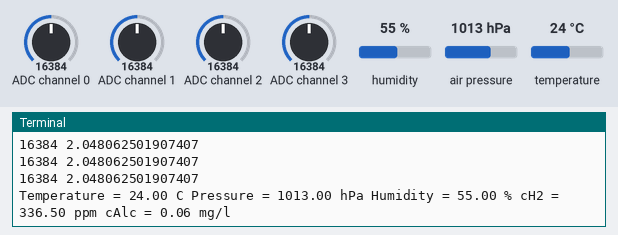
Simulated run of this program. Board: Raspberry Pi (BCM pin numbers). Shown: the last lines printed to the terminal. The inputs (shaded band) are chosen by the test bench; at power-on: humidity 55 %, ADC channel 0 = 16384, ADC channel 1 = 16384, ADC channel 2 = 16384, ADC channel 3 = 16384, air pressure 1013 hPa, temperature 24 °C (analog values on the 0–32767 scale). The clock reads 2024-03-15 10:24:30 at power-on unless the program sets it; files the program writes start out absent.

Above: at 1.2 s.
1.3 s: humidity set to 22 %
At 2.6 s:
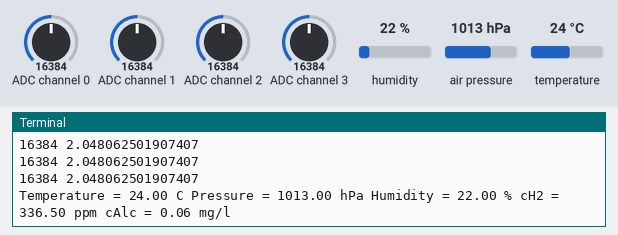
2.8 s: ADC channel 0 set to 22936
At 4.0 s:
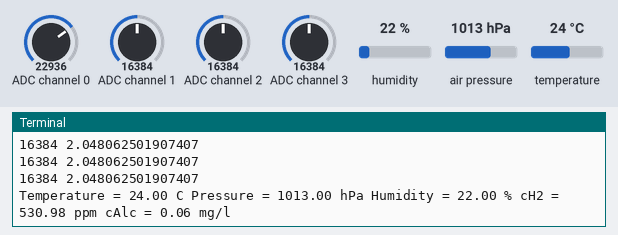
4.3 s: ADC channel 1 set to 22936
At 5.7 s:
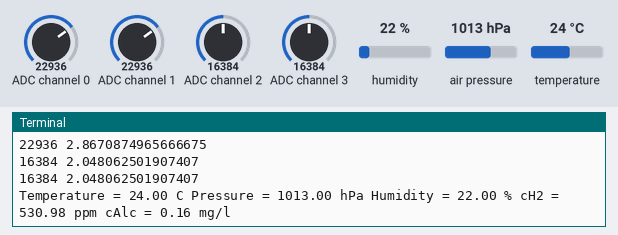
5.8 s: ADC channel 2 set to 9830
At 6.8 s:
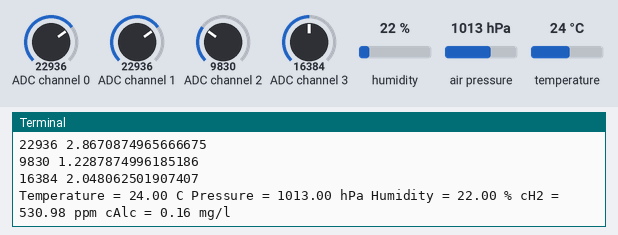
7.3 s: ADC channel 3 set to 31783
At 8.2 s:
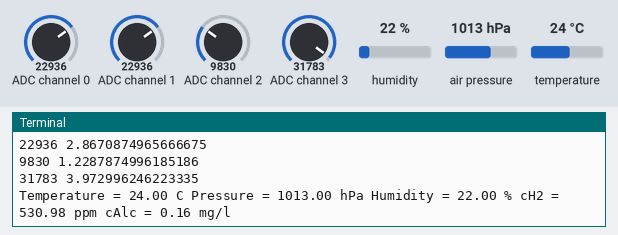
8.8 s: air pressure set to 952 hPa
At 10.0 s:
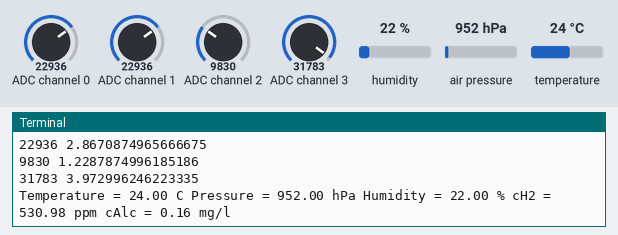
Timing chart, 0 to 11.3 s (numbered marks = the images above; inputs shaded):
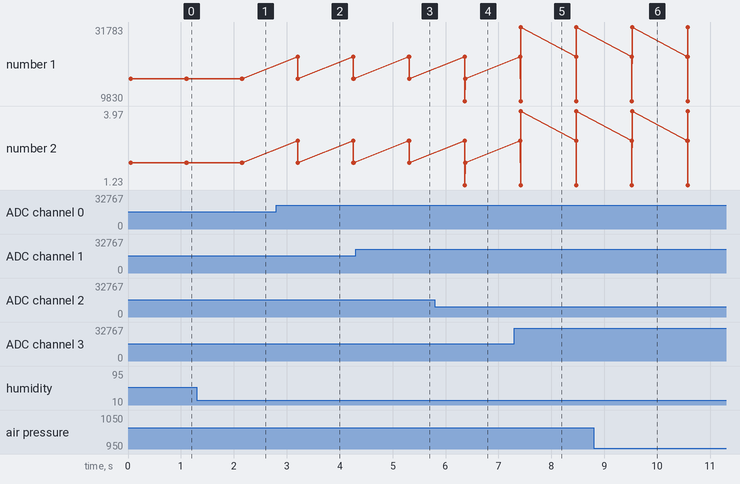

The program:

bme280_ads1115_mq3_mq8.py
```python
import bme280 # requires pip3 install RPi.bme280
import smbus2
import board
import busio
import adafruit_ads1x15.ads1115 as ADS
from adafruit_ads1x15.analog_in import AnalogIn
from time import sleep, strftime, time
from datetime import datetime
#import cronus.beat as beat # requires pip3 install cronus (https://github.com/anayjoshi/cronus)

# get I2C bus
bus = smbus2.SMBus(1) # activate

# BME280
address_BME280 = 0x76 # BME280 address
bme280.load_calibration_params(bus,address_BME280)

# initialize I2C bus
i2c = busio.I2C(board.SCL, board.SDA)

# create ADC object.
ads = ADS.ADS1115(i2c)
ads.gain = 1

# For single ended mode we use AnalogIn to create the analog input channel,
# providing the ADC object and the pin to which the signal is attached.

chan0 = AnalogIn(ads, ADS.P0)
chan1 = AnalogIn(ads, ADS.P1)
chan2 = AnalogIn(ads, ADS.P2)
chan3 = AnalogIn(ads, ADS.P3)

# calculating hydrogen concentration from MQ-8 (see MQ8_sensor.ipynb)
def cH2_ppm(Vout):
  Vin = 5 # input voltage in V
  RL = 10e3 # load resistance in Ohm
  Rs_air = 215225 # sensor resistance in clean air in Ohm
  Rs_H2air = RL*(Vin/Vout-1)
  cH2_ppm = (Rs_air/Rs_H2air*10**2.49)**(1/1.45) # in ppm
  return cH2_ppm

# calculating alcohol concentration from MQ-3 (see MQ3_sensor.ipynb)
def cAlc_mgl(Vout):
  Vin = 5 # input voltage in V
  RL = 200e3 # load resistance in Ohm
  Rs_air = 4.8e6 # sensor resistance in clean air in Ohm
  Rs_Alc_air = RL*(Vin/Vout-1)
  cAlc_mgl = (Rs_air/Rs_Alc_air*10**-2.045)**(1/0.665) # in mgl^-1
  return cAlc_mgl

# print values and save data to csv file
with open('/home/krupke-group/data/'+datetime.now().strftime("%Y%m%d-%H%M%S")+'_log.csv','a') as file:
  file.write("{0},{1},{2},{3},{4},{5}\n".format("DateTime","temperature/°C","pressure/hPa","humidity/%","cH2/ppm","cAlc/mgl^-1"))

  #beat.set_rate(1) # rate at which computation is to be performed in Hz
  #while beat.true(): # a substitute to True
  while True:
    temperature = bme280.sample(bus,address_BME280).temperature
    pressure = bme280.sample(bus,address_BME280).pressure
    humidity = bme280.sample(bus,address_BME280).humidity
    cH2 = cH2_ppm(chan0.voltage)
    cAlc = cAlc_mgl(chan1.voltage)
    timestamp = datetime.now().strftime('%Y-%m-%d %H:%M:%S.%f')[:-3]
    print(timestamp)
    print(chan0.value, chan0.voltage)
    print(chan1.value, chan1.voltage)
    print(chan2.value, chan2.voltage)
    print(chan3.value, chan3.voltage)
    print("Temperature = %.2f C" %temperature,"Pressure = %.2f hPa" %pressure,"Humidity = %.2f %%" %humidity, "cH2 = %.2f ppm" %cH2_ppm(chan0.voltage),"cAlc = %.2f mg/l" %cAlc_mgl(chan1.voltage))
    file.write("{0},{1},{2},{3},{4},{5}\n".format(timestamp,'%.2f' %temperature,'%.2f' %pressure,'%.2f' %humidity,'%.2f' %cH2_ppm(chan0.voltage),'%.2f' %cAlc_mgl(chan1.voltage)))
    #beat.sleep()
    sleep(1)
  file.close()
```

Measured:
- after the input at 1.3 s, the terminal: prints a new line after 0.86 s (image 1)
- after the input at 2.8 s, the terminal: prints a new line after 0.40 s (image 2)
- after the input at 4.3 s, the terminal: prints a new line after 1.0 s (image 3)
- after the input at 5.8 s, the terminal: prints a new line after 0.57 s (image 4)
- after the input at 7.3 s, the terminal: prints a new line after 0.12 s (image 5)
- after the input at 8.8 s, the terminal: prints a new line after 0.73 s (image 6)
- plotted number 1: 16384 → 31783 after the input at 7.3 s
- plotted number 2: 2.05 → 3.97 after the input at 7.3 s
